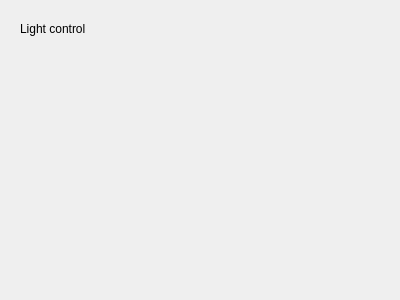
<?xml version="1.0" encoding="UTF-8"?>
<ui version="4.0">
 <class>HardWareWidget</class>
 <widget class="QWidget" name="HardWareWidget">
  <property name="geometry">
   <rect>
    <x>0</x>
    <y>0</y>
    <width>400</width>
    <height>300</height>
   </rect>
  </property>
  <property name="windowTitle">
   <string>Form</string>
  </property>
  <widget class="QLabel" name="label">
   <property name="geometry">
    <rect>
     <x>20</x>
     <y>20</y>
     <width>131</width>
     <height>17</height>
    </rect>
   </property>
   <property name="text">
    <string>Light control</string>
   </property>
  </widget>
 </widget>
 <resources/>
 <connections/>
</ui>
